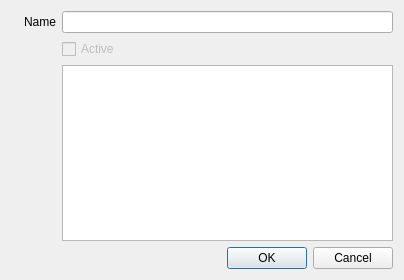
<?xml version="1.0" encoding="UTF-8"?>
<ui version="4.0">
 <class>NodeDialog</class>
 <widget class="QDialog" name="NodeDialog">
  <property name="geometry">
   <rect>
    <x>0</x>
    <y>0</y>
    <width>404</width>
    <height>280</height>
   </rect>
  </property>
  <property name="windowTitle">
   <string>Dialog</string>
  </property>
  <layout class="QVBoxLayout" name="verticalLayout">
   <item>
    <layout class="QHBoxLayout" name="horizontalLayout">
     <item>
      <widget class="QLabel" name="icon">
       <property name="text">
        <string/>
       </property>
       <property name="pixmap">
        <pixmap resource="resources.qrc">:/res/icons/folder.svg</pixmap>
       </property>
       <property name="scaledContents">
        <bool>false</bool>
       </property>
      </widget>
     </item>
     <item>
      <layout class="QFormLayout" name="formLayout">
       <item row="0" column="0">
        <widget class="QLabel" name="label">
         <property name="text">
          <string>Name</string>
         </property>
         <property name="alignment">
          <set>Qt::AlignRight|Qt::AlignTrailing|Qt::AlignVCenter</set>
         </property>
        </widget>
       </item>
       <item row="0" column="1">
        <widget class="QLineEdit" name="nameEdit"/>
       </item>
       <item row="1" column="1">
        <widget class="QCheckBox" name="activeCheck">
         <property name="enabled">
          <bool>false</bool>
         </property>
         <property name="text">
          <string>Active</string>
         </property>
        </widget>
       </item>
       <item row="2" column="1">
        <widget class="QTextEdit" name="notesEdit">
         <property name="sizePolicy">
          <sizepolicy hsizetype="Expanding" vsizetype="Expanding">
           <horstretch>0</horstretch>
           <verstretch>1</verstretch>
          </sizepolicy>
         </property>
        </widget>
       </item>
      </layout>
     </item>
    </layout>
   </item>
   <item>
    <widget class="QDialogButtonBox" name="buttonBox">
     <property name="orientation">
      <enum>Qt::Horizontal</enum>
     </property>
     <property name="standardButtons">
      <set>QDialogButtonBox::Cancel|QDialogButtonBox::Ok</set>
     </property>
    </widget>
   </item>
  </layout>
 </widget>
 <resources>
  <include location="resources.qrc"/>
 </resources>
 <connections>
  <connection>
   <sender>buttonBox</sender>
   <signal>accepted()</signal>
   <receiver>NodeDialog</receiver>
   <slot>accept()</slot>
   <hints>
    <hint type="sourcelabel">
     <x>248</x>
     <y>254</y>
    </hint>
    <hint type="destinationlabel">
     <x>157</x>
     <y>274</y>
    </hint>
   </hints>
  </connection>
  <connection>
   <sender>buttonBox</sender>
   <signal>rejected()</signal>
   <receiver>NodeDialog</receiver>
   <slot>reject()</slot>
   <hints>
    <hint type="sourcelabel">
     <x>316</x>
     <y>260</y>
    </hint>
    <hint type="destinationlabel">
     <x>286</x>
     <y>274</y>
    </hint>
   </hints>
  </connection>
 </connections>
</ui>
